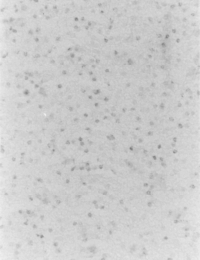
#> input picture CelulasRatones1.png, 200 x 260 px
$ python Thresholding_celulas.py
#> lines starting #> are read from the running program, lines starting #| are printed output that depends on the picture; after the words box and inside, x2 and y2 are one past the last pixel; in counts of white or black regions, pixels touching at a corner belong together

import cv2
import numpy as np
from matplotlib import pyplot as plt

def Celulas_Buenas1(img):
    height, width = img.shape
    res = cv2.imread('CelulasRatones1.png', cv2.IMREAD_GRAYSCALE)
    for i in range(height):
        for j in range(width):
            if(img[i][j]>=193 and img[i][j]<=195 ):
                res[i][j]=255
            else:
                res[i][j]=0
    cv2.imshow('Celulas Buenas Imagen 1',res)

def Celulas_Malas1(img):
    height, width = img.shape
    res = cv2.imread('CelulasRatones1.png', cv2.IMREAD_GRAYSCALE)
    for i in range(height):
        for j in range(width):
            if(img[i][j]<=190 ):
                res[i][j]=255
            else:
                res[i][j]=0
    cv2.imshow('Celulas Malas Imagen 1',res)

def Celulas_Buenas2(img):
    height, width = img.shape
    res = cv2.imread('CelulasRatones2.png', cv2.IMREAD_GRAYSCALE)
    for i in range(height):
        for j in range(width):
            if(img[i][j]>=193 and img[i][j]<=195 ):
                res[i][j]=255
            else:
                res[i][j]=0
    cv2.imshow('Celulas Buenas Imagen 2',res)

def Celulas_Malas2(img):
    height, width = img.shape
    res = cv2.imread('CelulasRatones2.png', cv2.IMREAD_GRAYSCALE)
    for i in range(height):
        for j in range(width):
            if(img[i][j]<=186 ):
                res[i][j]=255
            else:
                res[i][j]=0
    cv2.imshow('Celulas Malas Imagen 2',res)

def Imagen1(img):
    cv2.imshow('Celulas 1', img)
    Celulas_Malas1(img)
    Celulas_Buenas1(img)

def Imagen2(img):
    cv2.imshow('Celulas 2', img)
    Celulas_Malas2(img)
    Celulas_Buenas2(img)

img = cv2.imread('CelulasRatones1.png', cv2.IMREAD_GRAYSCALE)
#> img is the input picture: shape (260, 200); min 126, max 240, mean 204.4
img2 = cv2.imread('CelulasRatones2.png', cv2.IMREAD_GRAYSCALE)
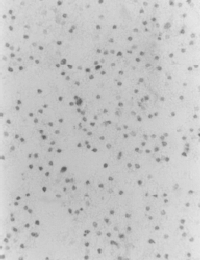
#> input picture CelulasRatones2.png, 200 x 260 px
#> img2 is the input picture: shape (260, 200); min 89, max 235, mean 197.6


hist = cv2.calcHist([img], [0], None, [256], [0, 256])
#> hist = 256 values, max 4135 at index 206, min 0 at index 0, mean 203.1
hist2 = cv2.calcHist([img2], [0], None, [256], [0, 256])
#> hist2 = 256 values, max 5022 at index 197, min 0 at index 0, mean 203.1


#Imagen1(img)
#plt.plot(hist, color='gray' )

Imagen2(img2)
#> after the loop in Celulas_Malas2, `for i in range(height):`:
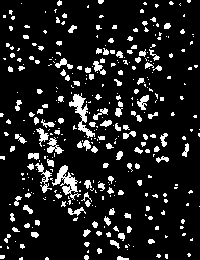
#> res: shape (260, 200); 12.1% white; 362 white regions (247 under 20 px), largest, box (x1, y1, x2, y2) and area: (69, 93, 95, 138) 358, (52, 165, 81, 200) 358, (35, 163, 52, 193) 162
#> after the loop in Celulas_Buenas2, `for i in range(height):`:
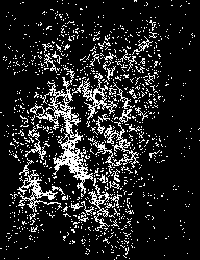
#> res: shape (260, 200); 14% white in thin lines or dots
plt.plot(hist2, color='red' )

plt.xlabel('intensidad de iluminacion')
plt.ylabel('cantidad de pixeles')
plt.show()
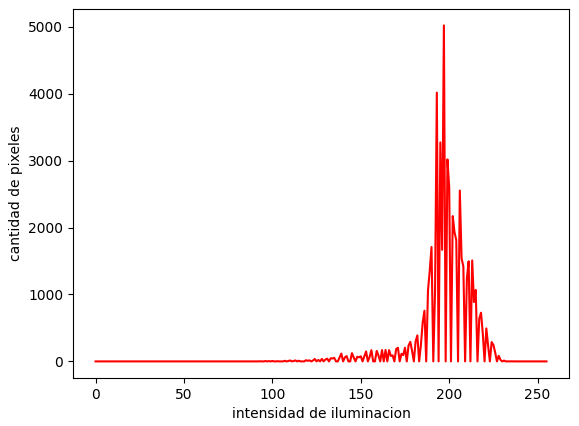
#> figure drawn by matplotlib, 1 panel; curve peaks at x = 197, y = 5022

cv2.destroyAllWindows()
